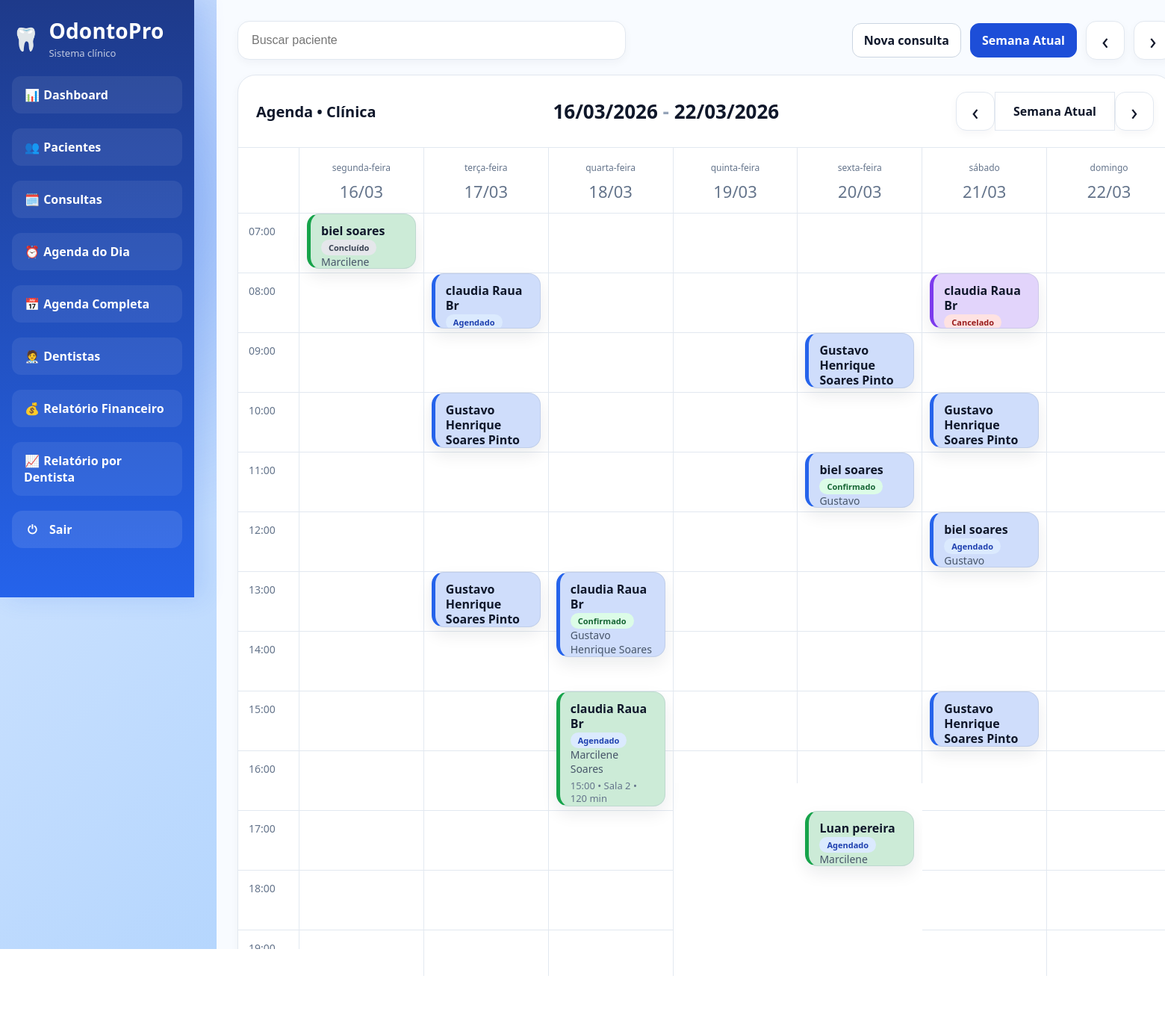
The page /consultas/semana/?semana=-1 (signed in) on the database its author committed.
### core/models.py (models this page shows, shortened)
class Consulta(models.Model):
    STATUS_CHOICES = [
        ("agendado", "Agendado"),
        ("confirmado", "Confirmado"),
        ("concluido", "Concluído"),
        ("cancelado", "Cancelado"),
    ]
    DURACAO_CHOICES = [
        (30, "30 minutos"),
        (60, "60 minutos"),
        (90, "90 minutos"),
        (120, "120 minutos"),
    ]
    paciente = models.ForeignKey(
        Paciente,
        on_delete=models.CASCADE,
        related_name="consultas"
    )
    dentista = models.ForeignKey(
        Dentista,
        on_delete=models.SET_NULL,
        null=True,
        blank=True,
        related_name="consultas"
    )
    sala = models.ForeignKey(
        Sala,
        on_delete=models.SET_NULL,
        null=True,
        blank=True,
        related_name="consultas"
    )
    data = models.DateField()
    hora = models.TimeField()
    duracao_minutos = models.PositiveIntegerField(
        choices=DURACAO_CHOICES,
        default=60
    )
    observacoes = models.TextField(blank=True, null=True)
    status = models.CharField(
        max_length=20,
        choices=STATUS_CHOICES,
        default="agendado"
    )
    criado_em = models.DateTimeField(auto_now_add=True)
    valor = models.DecimalField(
        max_digits=10,
        decimal_places=2,
        default=0,
        help_text="Valor cobrado pela consulta/procedimento"
    )

class Paciente(models.Model):
    nome = models.CharField(max_length=120)
    cpf = models.CharField(max_length=14, unique=True)
    telefone = models.CharField(max_length=20, blank=True, null=True)
    data_nascimento = models.DateField(blank=True, null=True)
    endereco = models.CharField(max_length=255, blank=True, null=True)
    observacoes = models.TextField(blank=True, null=True)
    data_cadastro = models.DateTimeField(auto_now_add=True)

class Dentista(models.Model):
    nome = models.CharField(max_length=120)
    cro = models.CharField(max_length=20, blank=True, null=True)
    telefone = models.CharField(max_length=20, blank=True, null=True)
    email = models.EmailField(blank=True, null=True)
    ativo = models.BooleanField(default=True)

class Sala(models.Model):
    nome = models.CharField(max_length=100, unique=True)

### core/views.py (the view)
# urls.py: path("consultas/semana/", views.agenda_semanal, name="agenda_semanal"),
@login_required
def agenda_semanal(request):
    hoje = date.today()
    try:
        deslocamento = int(request.GET.get("semana", 0))
    except (TypeError, ValueError):
        deslocamento = 0
    inicio_semana = hoje - timedelta(days=hoje.weekday())
    inicio_semana = inicio_semana + timedelta(weeks=deslocamento)
    fim_semana = inicio_semana + timedelta(days=6)
    dias_semana = [inicio_semana + timedelta(days=i) for i in range(7)]
    consultas = (
        Consulta.objects.select_related("paciente", "dentista", "sala")
        .filter(data__range=[inicio_semana, fim_semana])
        .order_by("data", "hora")
    )
    consultas = _aplicar_cor_dentista(consultas)
    consultas_formatadas = []
    for consulta in consultas:
        hora = consulta.hora.hour
        minuto = consulta.hora.minute
        top = ((hora - 7) * 80) + int((minuto / 60) * 80)
        altura = max(70, int((int(consulta.duracao_minutos) / 60) * 80) - 6)
        dia_index = (consulta.data - inicio_semana).days
        consultas_formatadas.append({
            "obj": consulta,
            "dia_index": dia_index,
            "top": top,
            "altura": altura,
        })
    horarios = [f"{h:02d}:00" for h in range(7, 20)]
    return render(request, "core/consultas/semana.html", {
        "hoje": hoje,
        "dias_semana": dias_semana,
        "inicio_semana": inicio_semana,
        "fim_semana": fim_semana,
        "semana_anterior": deslocamento - 1,
        "proxima_semana": deslocamento + 1,
        "consultas_formatadas": consultas_formatadas,
        "horarios": horarios,
    })

### core/templatetags/core_extras.py (called while the page is built)
@register.filter
def has_group(user, group_name):
    return user.groups.filter(name=group_name).exists()

### core/views.py (called while the page is built)
def _get_cor_dentista(dentista):
    if not dentista:
        return "#94a3b8"
    return CORES_DENTISTAS[(dentista.id - 1) % len(CORES_DENTISTAS)]

def _aplicar_cor_dentista(consultas):
    for consulta in consultas:
        consulta.cor_dentista = _get_cor_dentista(consulta.dentista)
    return consultas

### core/templates/core/consultas/semana.html (shortened to what this page needs)
{% extends 'core/base.html' %}
{% block content %}
<div class="week-shell">
  <div class="week-top-actions">
    <div class="week-search-box">
      <input type="text" placeholder="Buscar paciente">
    </div>
    <div class="week-top-buttons">
      <a class="btn btn-ghost" href="{% url 'cadastrar_consulta' %}">Nova consulta</a>
      <a class="btn" href="{% url 'agenda_semanal' %}?semana=0">Semana Atual</a>
      <a class="week-icon-btn" href="{% url 'agenda_semanal' %}?semana={{ semana_anterior }}">‹</a>
      <a class="week-icon-btn" href="{% url 'agenda_semanal' %}?semana={{ proxima_semana }}">›</a>
    </div>
  </div>
  <div class="week-calendar-pro">
    <div class="week-calendar-pro-header">
      <div class="week-calendar-title-left">
        <h2>Agenda • Clínica</h2>
      </div>
      <div class="week-calendar-range">
        {{ inicio_semana|date:"d/m/Y" }} <span>-</span> {{ fim_semana|date:"d/m/Y" }}
      </div>
      <div class="week-calendar-nav">
        <a class="week-icon-btn" href="{% url 'agenda_semanal' %}?semana={{ semana_anterior }}">‹</a>
        <a class="week-nav-center" href="{% url 'agenda_semanal' %}?semana=0">Semana Atual</a>
        <a class="week-icon-btn" href="{% url 'agenda_semanal' %}?semana={{ proxima_semana }}">›</a>
      </div>
    </div>
    <div class="week-grid-pro">
      <div class="week-grid-head-empty"></div>
      {% for dia in dias_semana %}
        <div class="week-grid-head-day">
          <div class="week-grid-head-name">
            {% if dia.weekday == 0 %}segunda-feira{% elif dia.weekday == 1 %}terça-feira{% elif dia.weekday == 2 %}quarta-feira{% elif dia.weekday == 3 %}quinta-feira{% elif dia.weekday == 4 %}sexta-feira{% elif dia.weekday == 5 %}sábado{% else %}domingo{% endif %}
          </div>
          <div class="week-grid-head-date">{{ dia|date:"d/m" }}</div>
        </div>
      {% endfor %}
      <div class="week-grid-time-col">
        {% for horario in horarios %}
          <div class="week-grid-time-slot">{{ horario }}</div>
        {% endfor %}
      </div>
      {% for dia in dias_semana %}
        <div class="week-grid-day-col">
          {% for horario in horarios %}
            <div class="week-grid-line week-drop-slot"
                 data-date="{{ dia|date:'Y-m-d' }}"
                 data-hour="{{ horario }}"></div>
          {% endfor %}
          {% for item in consultas_formatadas %}
            {% if item.dia_index == forloop.parentloop.counter0 %}
              <a href="{% url 'editar_consulta' item.obj.pk %}"
               class="week-card-pro week-draggable-card"
               draggable="true"
              data-consulta-id="{{ item.obj.pk }}"
              style="
                  top: {{ item.top }}px;
                  height: {{ item.altura }}px;
                  border-left:5px solid {{ item.obj.cor_dentista }};
                  background: color-mix(in srgb, {{ item.obj.cor_dentista }} 22%, white);">
                <div class="week-card-title">
                  {{ item.obj.paciente.nome }}
                </div>
                <div class="week-card-badge">
                  {% if item.obj.status == "agendado" %}
                    <span class="badge badge-blue">Agendado</span>
                  {% elif item.obj.status == "confirmado" %}
                    <span class="badge badge-green">Confirmado</span>
                  {% elif item.obj.status == "cancelado" %}
                    <span class="badge badge-red">Cancelado</span>
                  {% elif item.obj.status == "concluido" %}
                    <span class="badge badge-gray">Concluído</span>
                  {% else %}
                    <span class="badge badge-gray">{{ item.obj.status }}</span>
                  {% endif %}
                </div>
                <div class="week-card-dentista">
                  {% if item.obj.dentista %}
                    {{ item.obj.dentista.nome }}
                  {% else %}
                    Sem dentista
                  {% endif %}
                </div>
                <div class="week-card-meta">
                  {{ item.obj.hora|time:"H:i" }}
                  {% if item.obj.sala %} • {{ item.obj.sala.nome }}{% endif %}
                  • {{ item.obj.duracao_minutos }} min
                </div>
              </a>
            {% endif %}
          {% endfor %}
        </div>
      {% endfor %}
    </div>
  </div>
</div>
{% endblock %}

### rows shown on the page
Consulta: {{ item.altura }} 74 (drawn), obj.paciente.nome "biel soares", status "Concluído", obj.dentista.nome "Marcilene…"
Consulta: {{ item.altura }} 74 (drawn), obj.paciente.nome "claudia Raua Br", status "Agendado"
Consulta: {{ item.altura }} 74 (drawn), obj.paciente.nome "Gustavo Henrique Soares Pinto"
Consulta: {{ item.altura }} 74 (drawn), obj.paciente.nome "Gustavo Henrique Soares Pinto"
Consulta: {{ item.altura }} 114 (drawn), obj.paciente.nome "claudia Raua Br", status "Confirmado", obj.dentista.nome "Gustavo Henrique Soares…"
Consulta: {{ item.altura }} 154 (drawn), obj.paciente.nome "claudia Raua Br", status "Agendado", obj.dentista.nome "Marcilene Soares", obj.hora "15:00", obj.sala.nome "Sala 2", obj.duracao_minutos "120"
Consulta: {{ item.altura }} 74 (drawn), obj.paciente.nome "Gustavo Henrique Soares Pinto"
Consulta: {{ item.altura }} 74 (drawn), obj.paciente.nome "biel soares", status "Confirmado", obj.dentista.nome "Gustavo…"
Consulta: {{ item.altura }} 74 (drawn), obj.paciente.nome "Luan pereira", status "Agendado", obj.dentista.nome "Marcilene…"
Consulta: {{ item.altura }} 74 (drawn), obj.paciente.nome "claudia Raua Br", status "Cancelado"
Consulta: {{ item.altura }} 74 (drawn), obj.paciente.nome "Gustavo Henrique Soares Pinto"
Consulta: {{ item.altura }} 74 (drawn), obj.paciente.nome "biel soares", status "Agendado", obj.dentista.nome "Gustavo…"
Consulta: {{ item.altura }} 74 (drawn), obj.paciente.nome "Gustavo Henrique Soares Pinto"

### other values the page prints
{{ inicio_semana|date:"d/m/Y" }} "16/03/2026"
{{ fim_semana|date:"d/m/Y" }} "22/03/2026"
{{ dia|date:"d/m" }} "16/03" "17/03" "18/03" "19/03" "20/03" "21/03" "22/03"
{{ horario }} "07:00" "08:00" "09:00" "10:00" "11:00" "12:00" "13:00" "14:00" "15:00" "16:00" "17:00" "18:00" "19:00"
